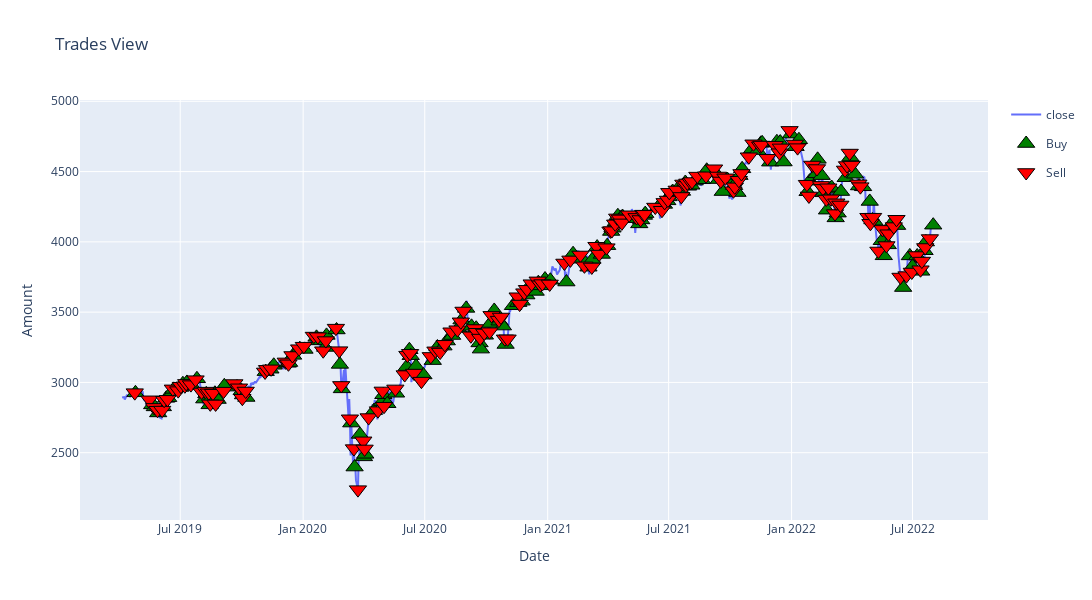

The notebook cell saved with this chart:
### Code cell
xgb_ptf = calculate_portfolio(df)
plot_trades(df.drop(columns=['pred', 'test']))

### Figure 1 — Plotly figure (JSON) as saved in the notebook; plotly's stock layout.template omitted (floating-point values rounded to 4 significant figures; data arrays with more than 128 entries replaced by an {"elided": "..."} marker saying what was removed)
{"data": [{"hovertemplate": "variable=close<br>date=%{x}<br>value=%{y}<extra></extra>", "legendgroup": "close", "line": {"color": "#636efa", "dash": "solid"}, "marker": {"symbol": "circle"}, "mode": "lines", "name": "close", "orientation": "v", "showlegend": true, "type": "scatter", "x": {"elided": "837 str values"}, "xaxis": "x", "y": {"elided": "837 float values"}, "yaxis": "y"}, {"hovertemplate": "variable=Buy<br>date=%{x}<br>value=%{y}<extra></extra>", "legendgroup": "Buy", "marker": {"color": "green", "line": {"color": "black", "width": 1}, "size": 15, "symbol": "triangle-up"}, "mode": "markers", "name": "Buy", "orientation": "v", "showlegend": true, "type": "scatter", "x": {"elided": "170 str values"}, "xaxis": "x", "y": {"elided": "170 float values"}, "yaxis": "y"}, {"hovertemplate": "variable=Sell<br>date=%{x}<br>value=%{y}<extra></extra>", "legendgroup": "Sell", "marker": {"color": "red", "line": {"color": "black", "width": 1}, "size": 15, "symbol": "triangle-down"}, "mode": "markers", "name": "Sell", "orientation": "v", "showlegend": true, "type": "scatter", "x": {"elided": "170 str values"}, "xaxis": "x", "y": {"elided": "170 float values"}, "yaxis": "y"}], "layout": {"height": 600, "title": {"text": "Trades View"}, "width": 1200, "xaxis": {"title": {"text": "Date"}}, "yaxis": {"title": {"text": "Amount"}}}}
